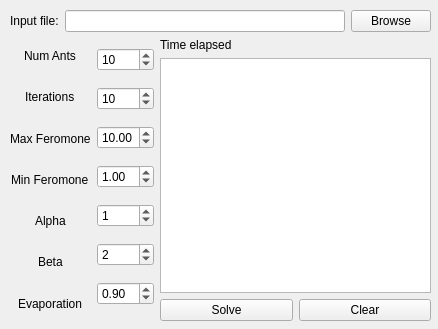
<?xml version="1.0" encoding="UTF-8"?>
<ui version="4.0">
 <class>myQtAppDLG</class>
 <widget class="QWidget" name="myQtAppDLG">
  <property name="geometry">
   <rect>
    <x>0</x>
    <y>0</y>
    <width>438</width>
    <height>329</height>
   </rect>
  </property>
  <property name="windowTitle">
   <string>Max-Min Ants</string>
  </property>
  <widget class="QWidget" name="verticalLayoutWidget_4">
   <property name="geometry">
    <rect>
     <x>10</x>
     <y>10</y>
     <width>421</width>
     <height>311</height>
    </rect>
   </property>
   <layout class="QVBoxLayout" name="verticalLayout_4">
    <item>
     <layout class="QHBoxLayout" name="horizontalLayout_2">
      <item>
       <widget class="QLabel" name="label_4">
        <property name="text">
         <string>Input file:</string>
        </property>
       </widget>
      </item>
      <item>
       <widget class="QLineEdit" name="lineEdit"/>
      </item>
      <item>
       <widget class="QPushButton" name="browseBut">
        <property name="text">
         <string>Browse</string>
        </property>
       </widget>
      </item>
     </layout>
    </item>
    <item>
     <layout class="QHBoxLayout" name="horizontalLayout">
      <item>
       <layout class="QVBoxLayout" name="verticalLayout">
        <item alignment="Qt::AlignHCenter">
         <widget class="QLabel" name="labelNumAnts">
          <property name="text">
           <string>Num Ants</string>
          </property>
         </widget>
        </item>
        <item alignment="Qt::AlignHCenter">
         <widget class="QLabel" name="labelIterations">
          <property name="text">
           <string>Iterations</string>
          </property>
         </widget>
        </item>
        <item alignment="Qt::AlignHCenter">
         <widget class="QLabel" name="labelMax">
          <property name="text">
           <string>Max Feromone</string>
          </property>
         </widget>
        </item>
        <item alignment="Qt::AlignHCenter">
         <widget class="QLabel" name="labelIMin">
          <property name="text">
           <string>Min Feromone</string>
          </property>
         </widget>
        </item>
        <item alignment="Qt::AlignHCenter">
         <widget class="QLabel" name="label">
          <property name="text">
           <string>Alpha</string>
          </property>
         </widget>
        </item>
        <item alignment="Qt::AlignHCenter">
         <widget class="QLabel" name="label_2">
          <property name="text">
           <string>Beta</string>
          </property>
         </widget>
        </item>
        <item alignment="Qt::AlignHCenter">
         <widget class="QLabel" name="label_3">
          <property name="text">
           <string>Evaporation</string>
          </property>
         </widget>
        </item>
       </layout>
      </item>
      <item>
       <layout class="QVBoxLayout" name="verticalLayout_2">
        <item>
         <widget class="QSpinBox" name="antsBox">
          <property name="value">
           <number>10</number>
          </property>
         </widget>
        </item>
        <item>
         <widget class="QSpinBox" name="iterationsBox">
          <property name="value">
           <number>10</number>
          </property>
         </widget>
        </item>
        <item>
         <widget class="QDoubleSpinBox" name="maxBox">
          <property name="value">
           <double>10.000000000000000</double>
          </property>
         </widget>
        </item>
        <item>
         <widget class="QDoubleSpinBox" name="minBox">
          <property name="value">
           <double>1.000000000000000</double>
          </property>
         </widget>
        </item>
        <item>
         <widget class="QSpinBox" name="alphaBox">
          <property name="value">
           <number>1</number>
          </property>
         </widget>
        </item>
        <item>
         <widget class="QSpinBox" name="betaBox">
          <property name="value">
           <number>2</number>
          </property>
         </widget>
        </item>
        <item>
         <widget class="QDoubleSpinBox" name="evapBox">
          <property name="value">
           <double>0.900000000000000</double>
          </property>
         </widget>
        </item>
       </layout>
      </item>
      <item>
       <layout class="QVBoxLayout" name="verticalLayout_3">
        <item>
         <widget class="QLabel" name="timeLabel">
          <property name="text">
           <string>Time elapsed</string>
          </property>
         </widget>
        </item>
        <item>
         <widget class="QTextEdit" name="solutionText"/>
        </item>
        <item>
         <layout class="QHBoxLayout" name="horizontalLayout_3">
          <item>
           <widget class="QPushButton" name="solveBut">
            <property name="text">
             <string>Solve</string>
            </property>
           </widget>
          </item>
          <item>
           <widget class="QPushButton" name="clearBut">
            <property name="text">
             <string>Clear</string>
            </property>
           </widget>
          </item>
         </layout>
        </item>
       </layout>
      </item>
     </layout>
    </item>
   </layout>
  </widget>
 </widget>
 <resources/>
 <connections/>
</ui>
